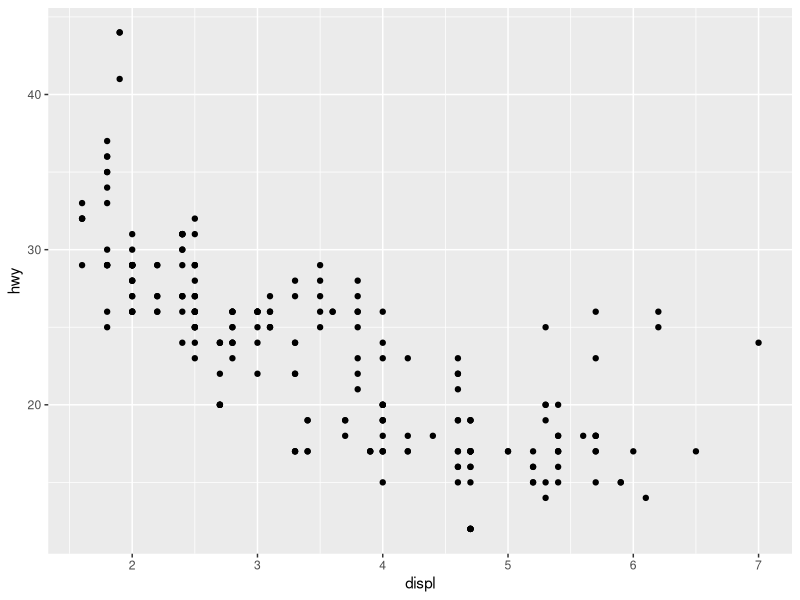
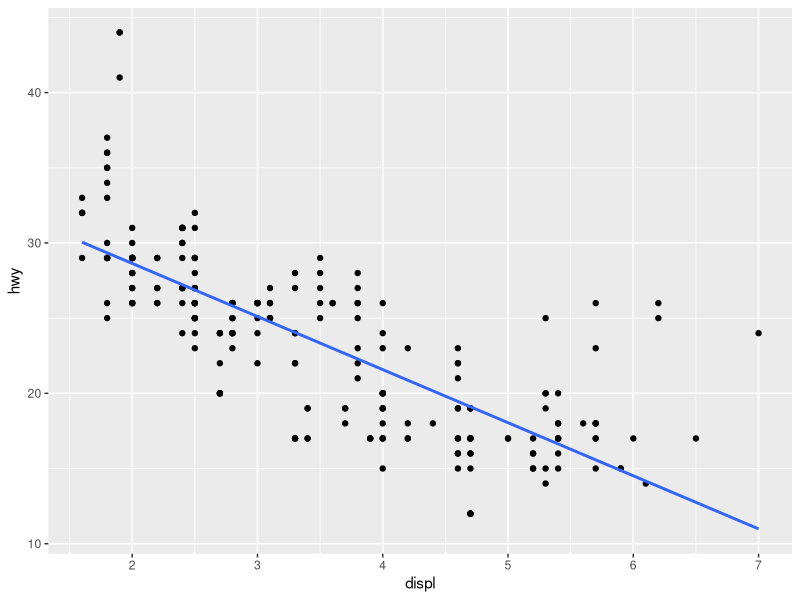
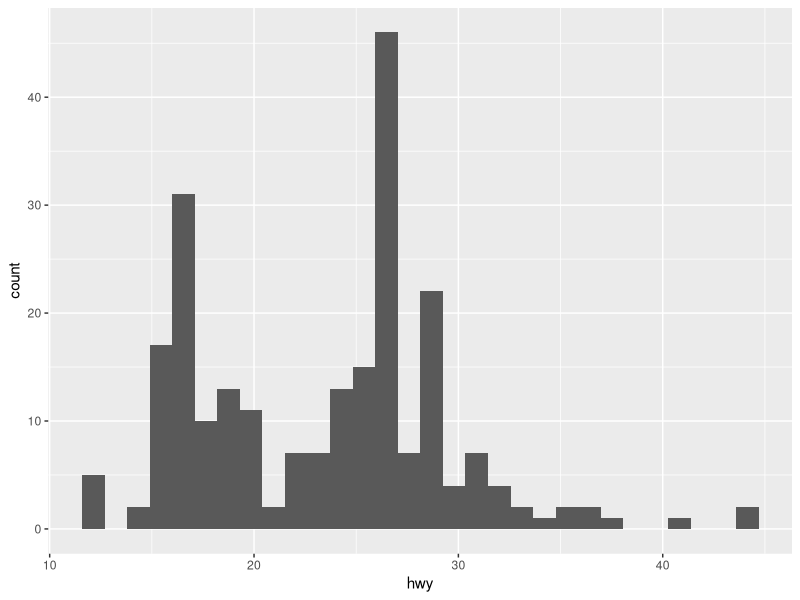
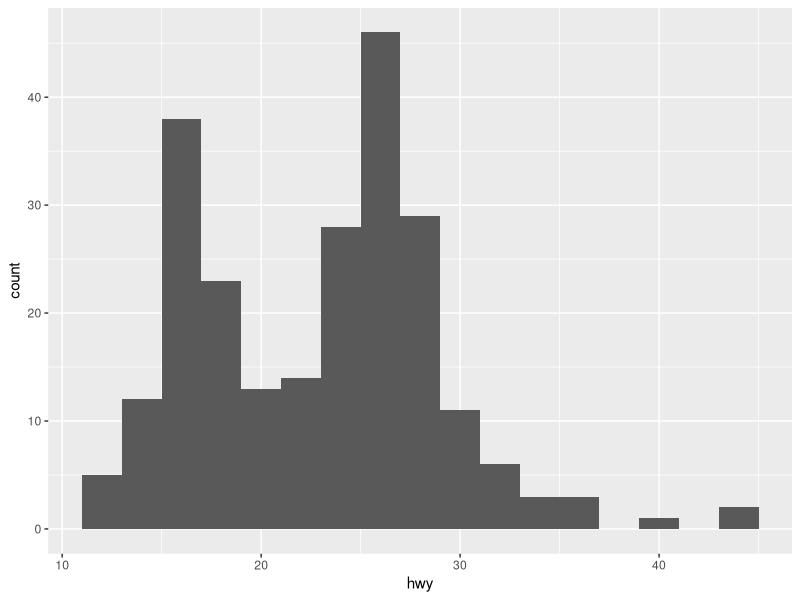
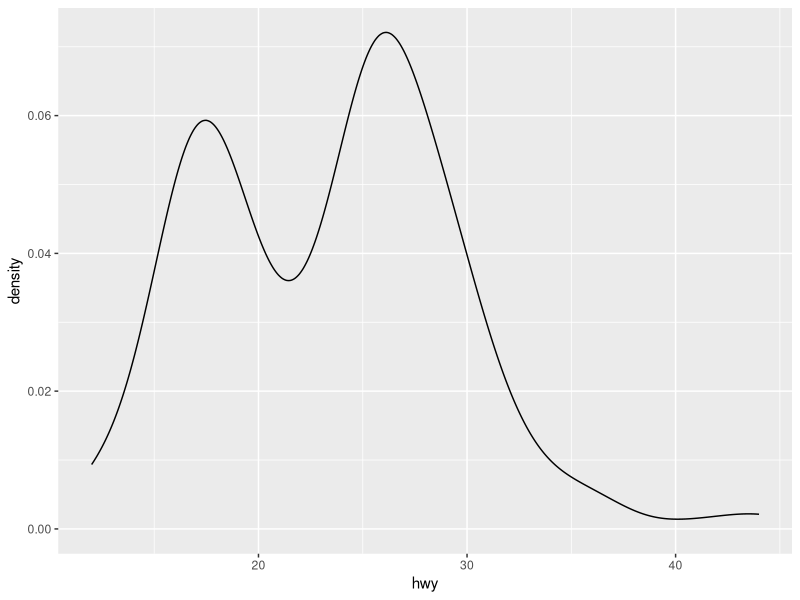
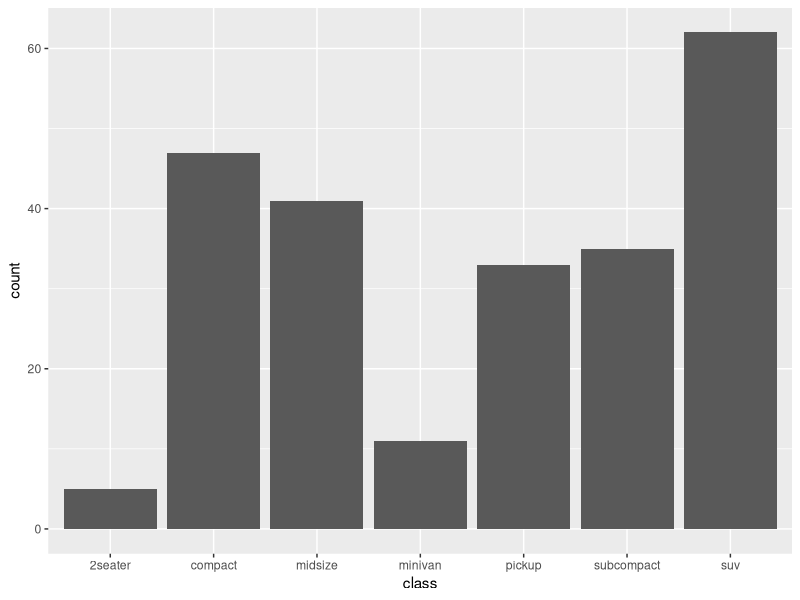
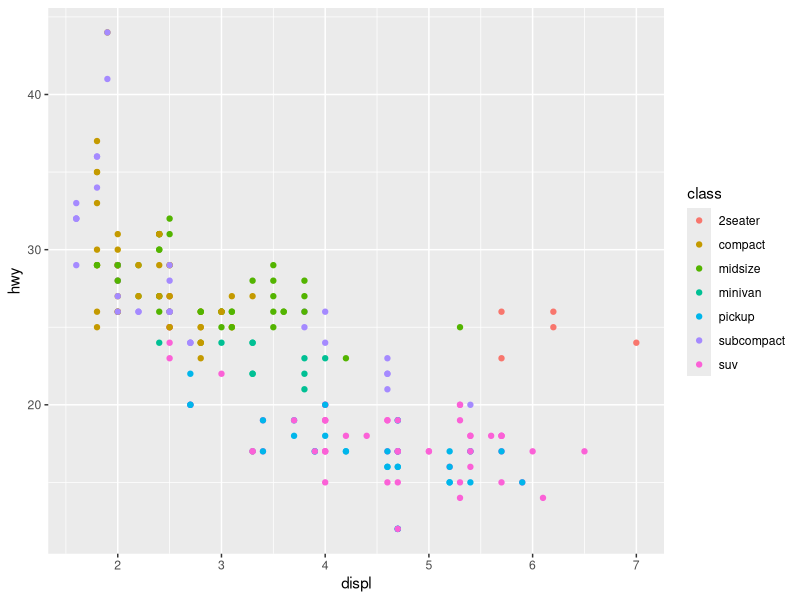
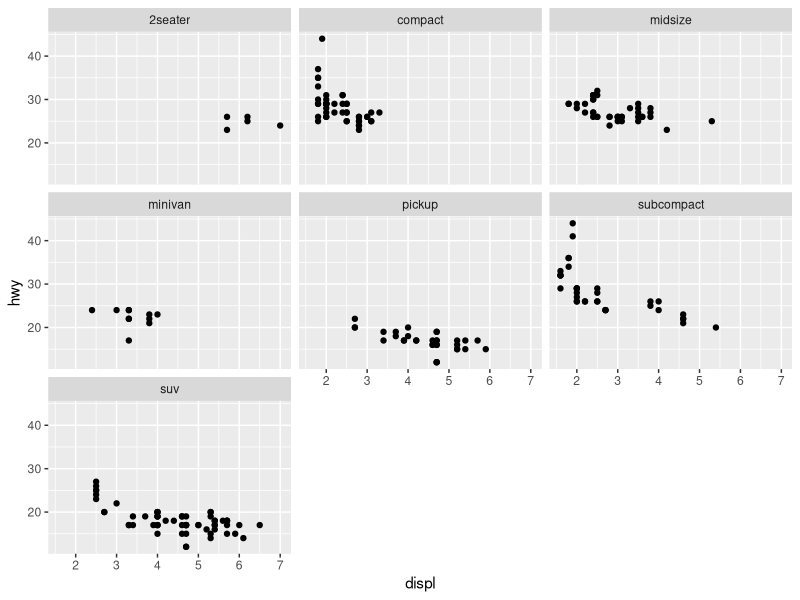

R code for these plots, in order:
## ---- chunk 1
#| message: false
library(tidyverse)
## ---- chunk 2
ggplot(mpg, aes(x = displ, y = hwy)) +
  geom_point()
## ---- chunk 3
#| message: false
ggplot(mpg, aes(x = displ, y = hwy)) +
  geom_point() +
  geom_smooth(method = "lm", se = FALSE)
## ---- chunk 4
#| message: false
ggplot(mpg, aes(x = hwy)) +
  geom_histogram()
## ---- chunk 5
ggplot(mpg, aes(x = hwy)) +
  geom_histogram(binwidth = 2)
## ---- chunk 6
ggplot(mpg, aes(x = hwy)) +
  geom_density()
## ---- chunk 7
ggplot(mpg, aes(x = class)) +
  geom_bar()
## ---- chunk 8
ggplot(mpg, aes(x = displ, y = hwy, color = class)) +
  geom_point()
## ---- chunk 9
ggplot(mpg, aes(x = displ, y = hwy)) +
  geom_point() +
  facet_wrap(~ class)
## ---- chunk 10
ggplot(mpg, aes(x = displ, y = hwy)) +
  geom_point() +
  labs(
    title = "Fuel efficiency by engine size",
    x = "Engine displacement",
    y = "Highway miles per gallon"
  )
## ---- chunk 11
ggplot(mpg, aes(x = displ, y = hwy)) +
  geom_point() +
  theme_minimal()
